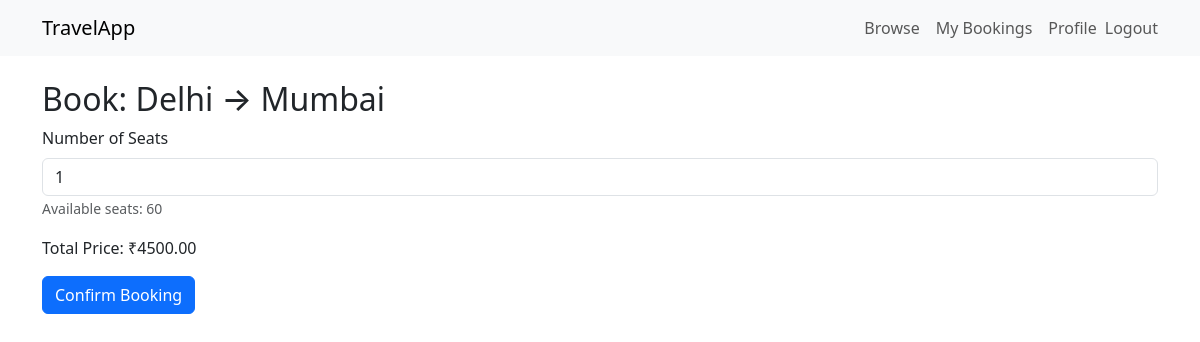
The app's page /options/4/book/ (signed in), older data.
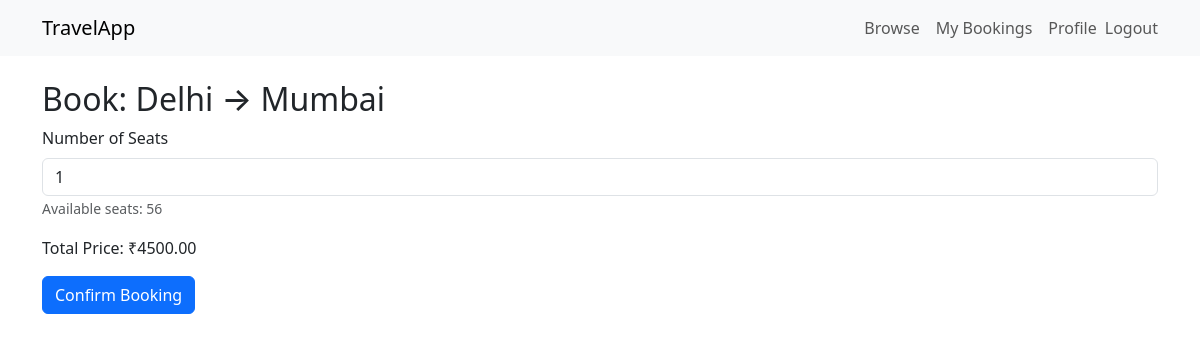
The same page, newer data.
### bookings/models.py (models this page shows, shortened)
class TravelOption(models.Model):
    TRAVEL_TYPES = [
        ("Flight", "Flight"),
        ("Train", "Train"),
        ("Bus", "Bus"),
    ]
    available_seats = models.IntegerField(default=0)
    travel_type = models.CharField(max_length=20, choices=TRAVEL_TYPES)
    source = models.CharField(max_length=100)
    destination = models.CharField(max_length=100)
    depart_datetime = models.DateTimeField()
    price = models.DecimalField(max_digits=10, decimal_places=2)

### bookings/views.py (the view, shortened to what this page needs)
# urls.py: path('options/<int:pk>/book/', views.book_travel, name='book_travel'),
@login_required
@transaction.atomic
def book_travel(request, pk):
    travel = get_object_or_404(TravelOption, pk=pk)
    return render(request, "book_travel.html", {"travel": travel})

### bookings/templates/book_travel.html (shortened to what this page needs)
{% extends "base.html" %}
{% block content %}
<h2>Book: {{ travel.source }} → {{ travel.destination }}</h2>
<form method="post">
  <div class="mb-3">
    <label for="num_seats" class="form-label">Number of Seats</label>
    <input type="number" name="num_seats" id="num_seats" min="1" max="{{ travel.available_seats }}" value="1"
           data-price="{{ travel.price }}" class="form-control">
    <small class="text-muted">Available seats: {{ travel.available_seats }}</small>
  </div>
  <p>Total Price: <span id="total">₹0.00</span></p>
  <button type="submit" class="btn btn-primary">Confirm Booking</button>
</form>
{% endblock %}

Row changes from the older to the newer data that the page shows:
changed TravelOption "Delhi": available_seats "60" → "56"
